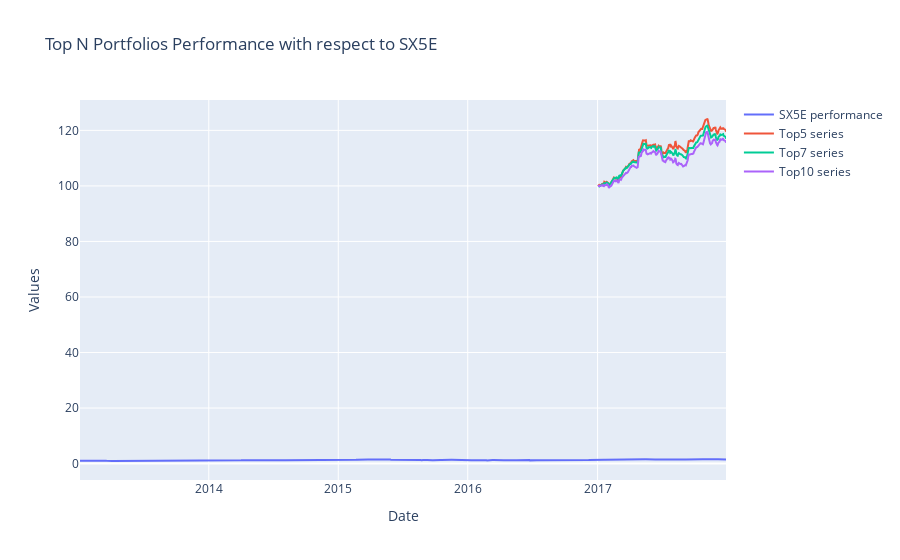

Source (notebook cell):
### Code cell
plot_portfolios(portfolio_series_CNN_biLSTM, test_index_series)

### Figure 1 — Plotly figure (JSON) as saved in the notebook; plotly's stock layout.template omitted (floating-point values rounded to 4 significant figures; data arrays with more than 128 entries replaced by an {"elided": "..."} marker saying what was removed)
{"data": [{"mode": "lines", "name": "SX5E performance", "type": "scatter", "x": {"elided": "1271 str values"}, "y": {"elided": "1271 float values"}}, {"mode": "lines", "name": "Top5 series", "type": "scatter", "x": {"elided": "254 str values"}, "y": {"elided": "254 float values"}}, {"mode": "lines", "name": "Top7 series", "type": "scatter", "x": {"elided": "254 str values"}, "y": {"elided": "254 float values"}}, {"mode": "lines", "name": "Top10 series", "type": "scatter", "x": {"elided": "254 str values"}, "y": {"elided": "254 float values"}}], "layout": {"title": {"text": "Top N Portfolios Performance with respect to SX5E"}, "xaxis": {"title": {"text": "Date"}}, "yaxis": {"title": {"text": "Values"}}}}
